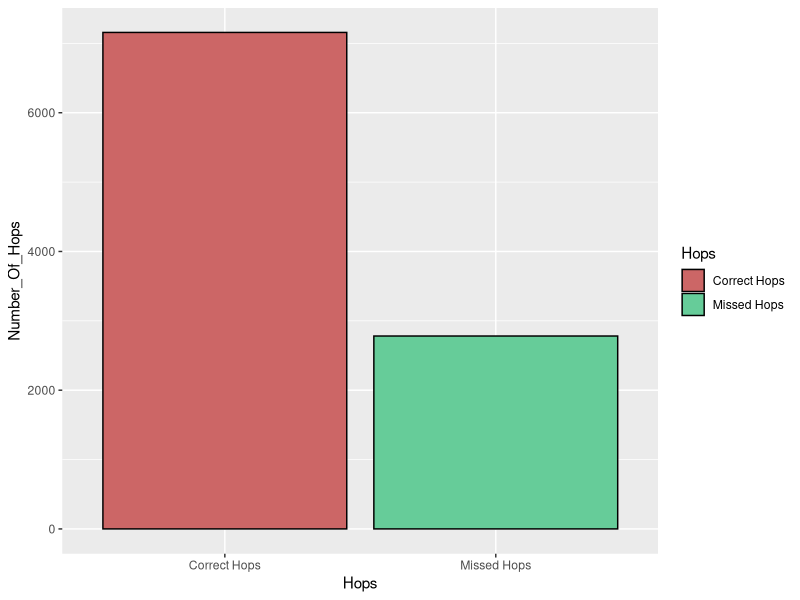
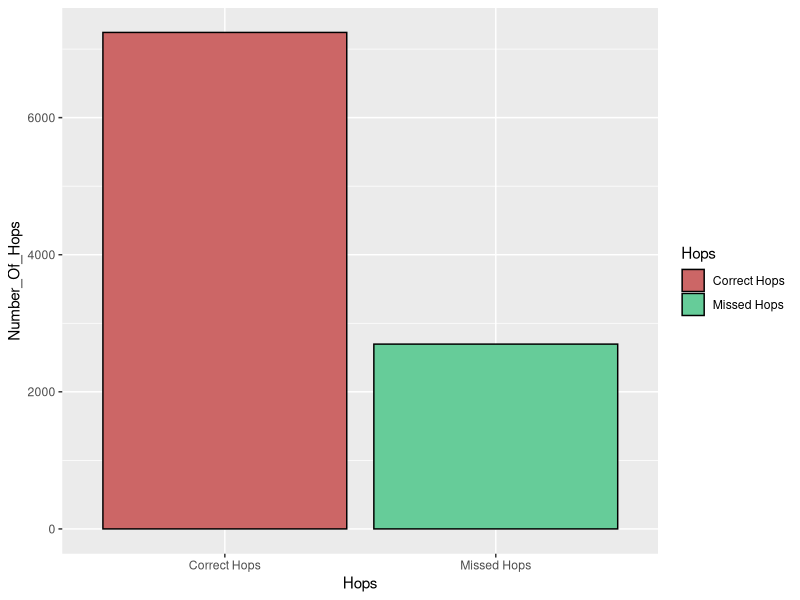
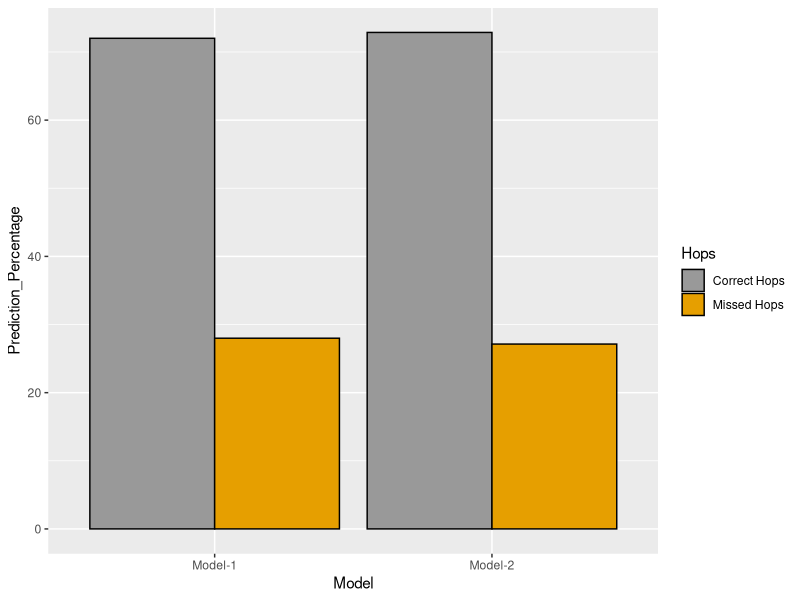
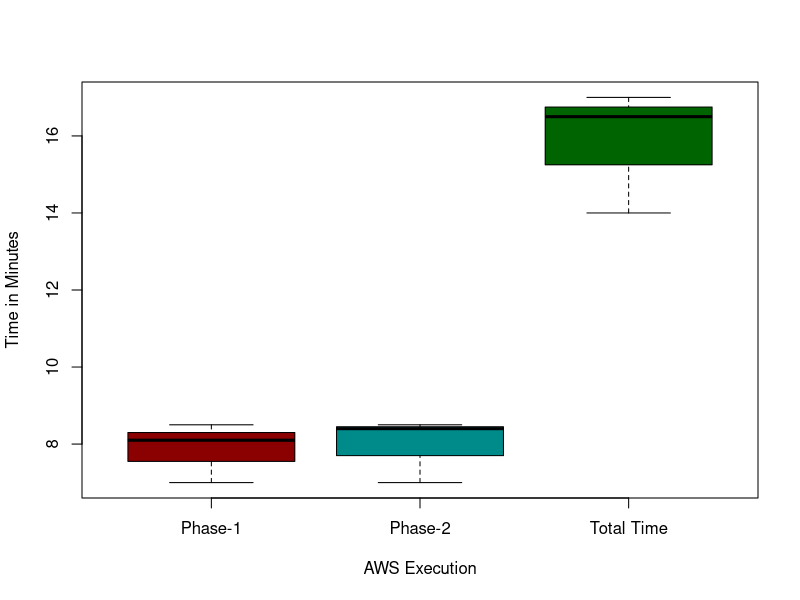

Here is the R script that generated these plots, in order:
## ---- chunk 1
dat <- data.frame(
  Hops = factor(c("Correct Hops","Missed Hops"), levels=c("Correct Hops","Missed Hops")),
  Number_Of_Hops = c(7158, 2781)
)
library(ggplot2)
ggplot(data=dat, aes(x=Hops, y=Number_Of_Hops, fill=Hops)) +
  geom_bar(stat="identity",colour="black") +
  scale_fill_manual(values=c("#CC6666", "#66CC99"))
## ---- chunk 2
dat <- data.frame(
  Hops = factor(c("Correct Hops","Missed Hops"), levels=c("Correct Hops","Missed Hops")),
  Number_Of_Hops = c(7243, 2696)
)
library(ggplot2)
ggplot(data=dat, aes(x=Hops, y=Number_Of_Hops, fill=Hops)) +
  geom_bar(stat="identity",colour="black") +
  scale_fill_manual(values=c("#CC6666", "#66CC99"))
## ---- chunk 3
dat <- data.frame(
  Hops = factor(c("Correct Hops","Correct Hops","Missed Hops","Missed Hops")),
  Model = factor(c("Model-1","Model-2","Model-1","Model-2"), levels=c("Model-1","Model-2")),
  Prediction_Percentage = c(72.01, 72.87, 27.99,  27.13)
)
library(ggplot2)
ggplot(data=dat, aes(x=Model, y=Prediction_Percentage, fill=Hops)) +
  geom_bar(stat="identity", position=position_dodge(), colour="black") +
  scale_fill_manual(values=c("#999999", "#E69F00"))
## ---- chunk 4
C <- c(16.5,17,14)
A <- c(8.1,8.5,7)
B <- c(8.4,8.5,7)
boxplot(A,B,C, col = c("darkred","darkcyan","darkgreen"), names = c("Phase-1","Phase-2","Total Time"), xlab="AWS Execution", ylab="Time in Minutes")
